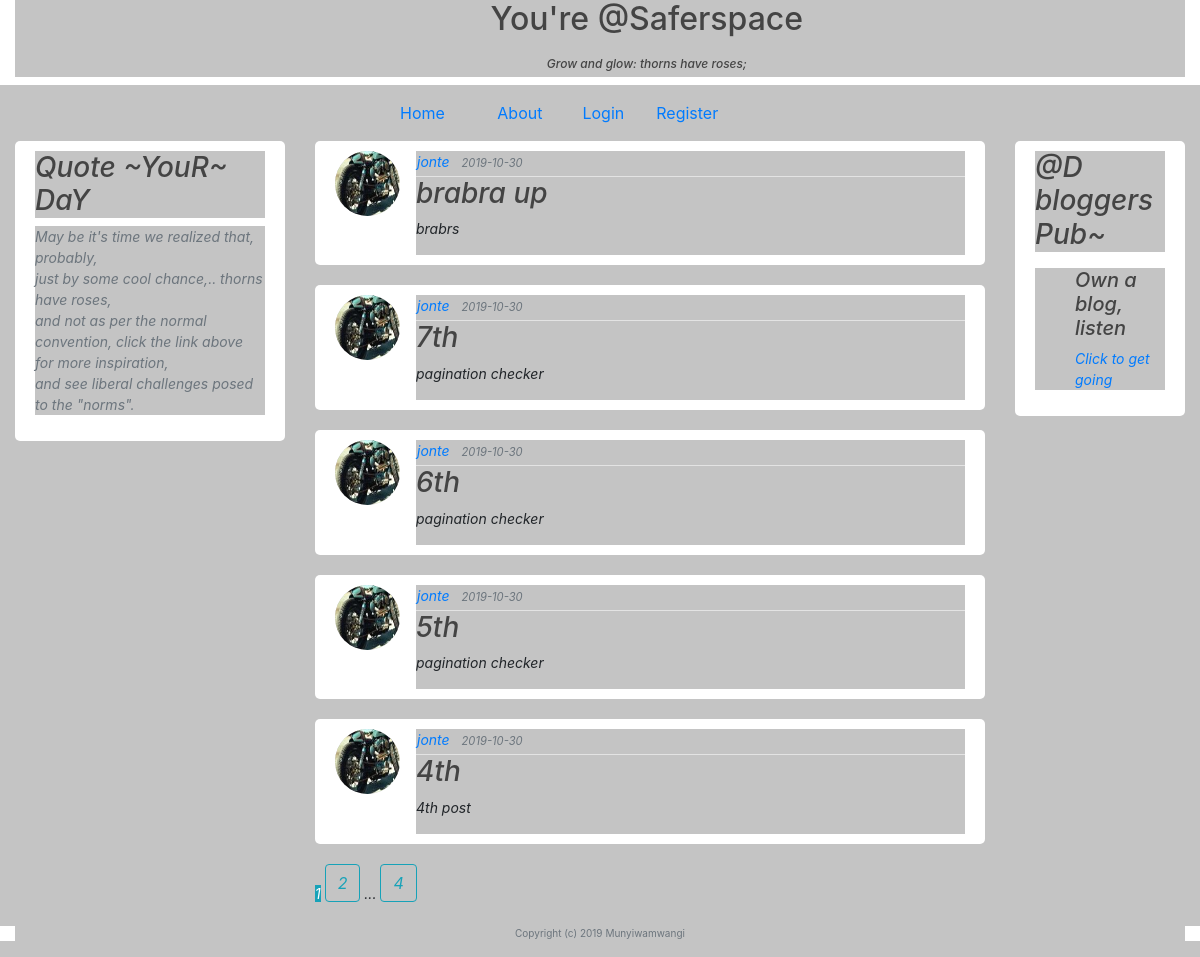
The page /home on the database its author committed.
### app/models.py (models this page shows, shortened)
class Post(db.Model):
	id = db.Column(db.Integer, primary_key = True)
	title = db.Column(db.String(150), nullable = False)
	date_posted = db.Column(db.DateTime, nullable = False, default = datetime.utcnow)
	content = db.Column(db.String(200), nullable = False )
	user_id = db.Column(db.Integer, db.ForeignKey('user.id'), nullable = False)
	reviews = db.relationship('Review', backref = 'post', lazy = 'dynamic')

class User(db.Model, UserMixin):
	id = db.Column(db.Integer, primary_key = True)
	username = db.Column(db.String(20), unique=True, nullable = False)
	email = db.Column(db.String(200), unique=True, nullable = False)
	image_file = db.Column(db.String(20),  nullable = False, default = 'default.jpg')
	password = db.Column(db.String(60), nullable = False)
	posts = db.relationship('Post', backref = 'user', lazy = True)

### app/main/routes.py (the view)
@main.route("/")
@main.route("/home")
def home():
	page = request.args.get('page', 1, type = int)
	posts = Post.query.order_by(Post.date_posted.desc()).paginate(page = page, per_page = 5)
	return render_template('home.html', posts=posts)

### app/templates/home.html
{% extends "layout.html" %}
{% block content %}
{% for post in posts.items %}
<article class="media content-section">
	<img class="rounded-circle article-img" src="{{ url_for('static',filename = 'profile_pics/' + post.user.image_file) }} ">
	<div class="media-body">
		<div class="article-metadata">
			<a class="mr-2" href="{{url_for('users.user_posts', username = post.user.username) }}">{{ post.user.username}}</a>
			<small class="text-muted">{{post.date_posted.strftime('%Y-%m-%d')}} </small>
		</div>
		<h3><a class="article-title" href="{{ url_for('posts.post', post_id = post.id) }} ">{{post.title}} </a></h3>
		<p class="article-content">{{post.content}} </p>
	</div>
</article>
{% endfor %}
{% for page_num in posts.iter_pages(left_edge =1, right_edge=1, left_current=1, right_current=2) %}
{% if page_num %}
	{% if posts.page == page_num %}
	<a class="btn-info mb-4" href="{{url_for('main.home',page=page_num ) }} ">{{ page_num }}</a>
	{% else %}
	<a class="btn btn-outline-info mb-4" href="{{url_for('main.home',page=page_num ) }} ">{{ page_num }}</a>
	{% endif %}
{% else %}
...
{% endif %}
{% endfor %}
{% endblock content %}

### app/templates/layout.html (shortened to what this page needs)
<!DOCTYPE html>
<html>
<head>
    <link rel="stylesheet" href="https://maxcdn.bootstrapcdn.com/bootstrap/4.0.0/css/bootstrap.min.css">
    <link rel="stylesheet" type="text/css" href="{{url_for('static', filename='main.css') }} ">
</head>
<body class="container-fluid">
	<div style="padding-left: 8%; color: rgb(8, 117, 108;" class="">
		<h2 class="text-center">You're @Saferspace<br><span style="font-size: 12px; font-style: italic;">Grow and glow: thorns have roses;
		</span>
	</h2>
	</div>
	<header class="row">
		<nav style="margin-left: 30%" class="container navbar navbar-expand-md">
			<div style="color: black;">
				<div class="collapse navbar-collapse">
					<div class="">
						<a class="mr-4 ml-4" href="{{ url_for('main.home') }}">Home</a>
						<a class="mr-4 ml-4" href="{{ url_for('main.about') }}">About</a>
					</div>
					<div style="box-sizing: border-box; display: inline-flex;">
						{% if current_user.is_authenticated %}
						<a class="nav-item nav-link" href="{{ url_for('posts.new_post') }}">New Post</a>
						<a class="nav-item nav-link" href="{{ url_for('users.account') }}">Account</a>
						<a class="nav-item nav-link" href="{{ url_for('users.logout') }}">Logout</a>
						{% else %}
						<div style="display: inline-flex; float: right;" class="ml-10">
							<a class="nav-item nav-link" href="{{ url_for('users.login') }}">Login</a>
							<a class="nav-item nav-link" href="{{ url_for('users.register') }}">Register</a>
						</div>
						{% endif %}
					</div>
				</div>
			</div>
		</nav>
	</header>
<main role="main">
	<div class="row">
		<div class="col-sm-3">
			<div class="content-section" style="font-size: 14px; font-style: italic;">
				<a href="{{url_for('main.quotes')}} ">
					<h3>Quote ~YouR~ DaY</h3>
				</a>
				<p class="text-muted">
					May be it's time we realized that, probably, <br>
					just by some cool chance,.. thorns have roses, <br> and not as per the normal convention,</b>
					 click the link above for more inspiration,<br> and see liberal challenges posed to the "norms".
				</p>
			</div>
		</div>
		<div class="col-sm-7" style="font-size: 14px; font-style: italic;">
			{% block content %} {% endblock %}
		</div>
		<div class="col-sm-2">
			<div class="content-section" style="font-size: 14px; font-style: italic;">
				<a href="{{url_for('posts.new_post') }} ">
					<h3>@D bloggers Pub~</h3>
				</a>
				<p class="text-muted">
					<ul style="">
						<a href="{{url_for('posts.new_post') }} ">
							<h5>Own a blog, listen</h5>
						</a>
						<a href="{{url_for('posts.new_post') }} ">
							Click to get going
						</a>
					</ul>
				</p>
			</div>
		</div>
	</div>
	<footer style="font-size: 10px; outline-color: azure;" class="text-muted">
		<p class="text-center">Copyright (c) 2019 Munyiwamwangi</p>
	</footer>
</main>
</body>
</html>

### app/static/main.css (style rules this page uses)
* { background-color: #c4c4c4; }
html { scroll-behavior: smooth; }
h1,h2,h3,h4,h5,h6 { color: #444444; }
.content-section { background: #ffffff; padding: 10px 20px; border: 2px splod #dddddd; border-radius: 5px; margin-bottom: 20px; }
.article-title { color: #444444; }
.article-content { white-space: pre-line; }
.article-img { width: 65px; height: 65px; margin-right: 16px; }
.article-metadata { padding-left: 1px; padding-bottom: 4px; border-bottom: 1px solid #e3e3e3; }

### rows shown on the page
Post: image_file (picture), user.username "jonte", date_posted "2019-10-30", title "brabra up", content "brabrs"
Post: image_file (picture), user.username "jonte", date_posted "2019-10-30", title "7th", content "pagination checker"
Post: image_file (picture), user.username "jonte", date_posted "2019-10-30", title "6th", content "pagination checker"
Post: image_file (picture), user.username "jonte", date_posted "2019-10-30", title "5th", content "pagination checker"
Post: image_file (picture), user.username "jonte", date_posted "2019-10-30", title "4th", content "4th post"

### other values the page prints
{{ page_num }} "1"
{{ page_num }} "2" "4"
